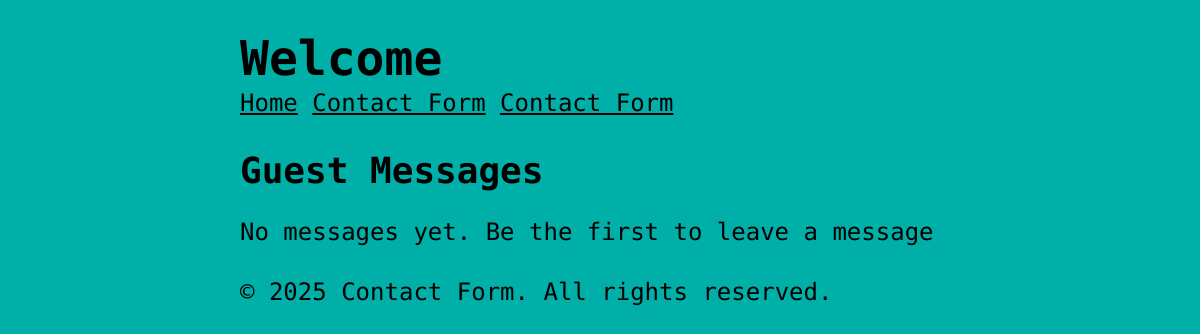
The app's page /guestbook, older data.
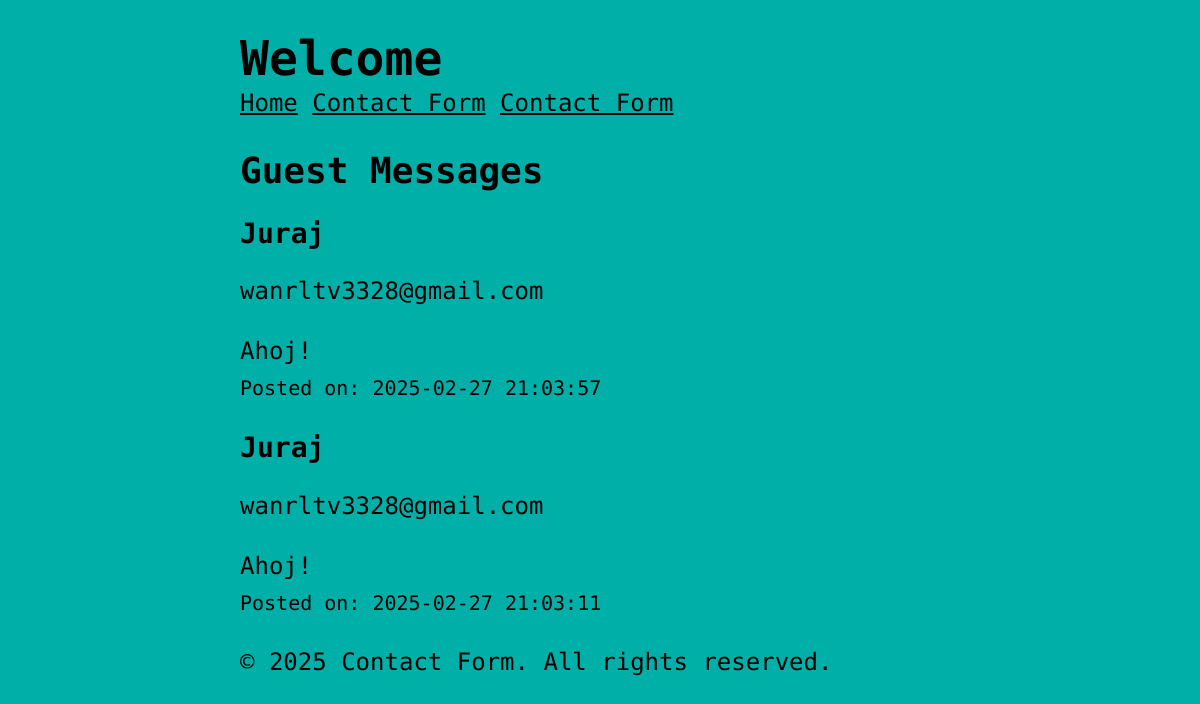
The same page, newer data.
### tables this page shows
CREATE TABLE messages (
    id INTEGER PRIMARY KEY AUTOINCREMENT,
    name TEXT NOT NULL,
    email TEXT NOT NULL,
    message TEXT NOT NULL,
    create_at TIMESTAMP DEFAULT CURRENT_TIMESTAMP
);

### includes/view.php (called while the page is built, shortened)
<?php
function renderView(string $template, array $data = []): void {
    include TEMPLATES_DIR . '/header.php';
    include TEMPLATES_DIR . '/' . $template . '.php';
    include TEMPLATES_DIR . '/footer.php';
}

### routes/guestbook_get.php (called while the page is built)
<?php
$messages = getMessages(connectDb());
renderView(
    template: 'guestbook_get',
    data: ['messages' => $messages]
);

### public/index.php (called while the page is built, shortened)
<?php
dispatch($_SERVER['REQUEST_URI'], $_SERVER['REQUEST_METHOD']);

### includes/db.php (called while the page is built, shortened)
<?php
function connectDb(): PDO
{
    $pdo = new PDO('sqlite:' . DB_DIR . '/' . 'db.sqlite');
    $pdo->setAttribute(PDO::ATTR_ERRMODE, PDO::ERRMODE_EXCEPTION);
    return $pdo;
}
function getMessages(PDO $pdo)
{
    $sql = "SELECT * FROM messages ORDER BY create_at DESC";
    $stmt = $pdo->query($sql);
    return $stmt->fetchAll(PDO::FETCH_ASSOC);
}

### templates/guestbook_get.php (the view)
<?php
$messages = $data['messages'];
?>
<section>
    <h2>Guest Messages</h2>
    <?php if (empty($messages)) : ?>
        <p>No messages yet. Be the first to leave a message</p>
    <?php else : ?>
        <?php foreach ($messages as $message) : ?>
            <h3><?= htmlspecialchars($message['name']) ?></h3>
            <p><?= htmlspecialchars($message['email']) ?></p>
            <p><?=nl2br(htmlspecialchars($message['message']))?></p>
            <small>Posted on: <?= htmlspecialchars($message['create_at']) ?></small>
        <?php endforeach; ?>
    <?php endif; ?>
</section>

### includes/router.php (shortened to what this page needs)
<?php
function normalizeUri(string $uri): string
{
    $uri = strtolower(trim($uri, '/'));
    return $uri === IDEX_URI ? INDEX_ROUTE : $uri;
}
function getFilePath(string $uri, string $method): string
{
    return ROUTES_DIR . '/' . normalizeUri($uri) . '_' . strtolower($method) . '.php';
}
#[NoReturn] function dispatch(string $uri, string $method): void
{
    $uri = normalizeUri($uri);
    $method = strtoupper($method);
    $filePath = getFilePath($uri, $method);
    if (file_exists($filePath)) {
        include($filePath);
        return;
    }
}

### templates/header.php (shortened to what this page needs)
<!DOCTYPE html>
<html lang="en">
<head>
</head>
<body>
<header>
    <h1>Welcome</h1>
</header>
<nav>
    <a href="/">Home</a>
    <a href="/contact">Contact Form</a>
    <a href="/guestbook">Contact Form</a>
</nav>
<main>

### templates/footer.php
</main>
<footer>
    <p>
        &copy; <?=date('Y')?> Contact Form. All rights reserved.
    </p>
</footer>
</body>

### templates/header.php (style rules this page uses)
*, *::before, *::after { box-sizing: border-box; }
html { background-color: #00afa8; -webkit-font-smoothing: antialiased; -moz-osx-font-smoothing: grayscale; text-rendering: optimizeLegibility; -moz-text-size-adjust: none; -webkit-text-size-adjust: none; text-size-adjust: none; font-family: Roboto Mono, "Courier New", serif; }
body, h1, h2, h3, h4, p, figure, blockquote, dl, dd { margin-block-end: 0; }
body { min-height: 100vh; line-height: 1.5; max-width: 60%; margin-left: auto; margin-right: auto; font-size: 1.5em; }
h1, h2, h3, h4, button, input, label { line-height: 1.1; }
h1, h2, h3, h4 { text-wrap: balance; }
a:not([class]) { text-decoration-skip-ink: auto; color: currentColor; }

Row changes from the older to the newer data that the page shows:
added messages: name "Juraj", email "wanrltv3328@gmail.com", message "Ahoj!", create_at "2025-02-27 21:03:57"
added messages: name "Juraj", email "wanrltv3328@gmail.com", message "Ahoj!", create_at "2025-02-27 21:03:11"
Text that changed along with them:
text no longer shown: "No messages yet. Be the first to leave a message"
